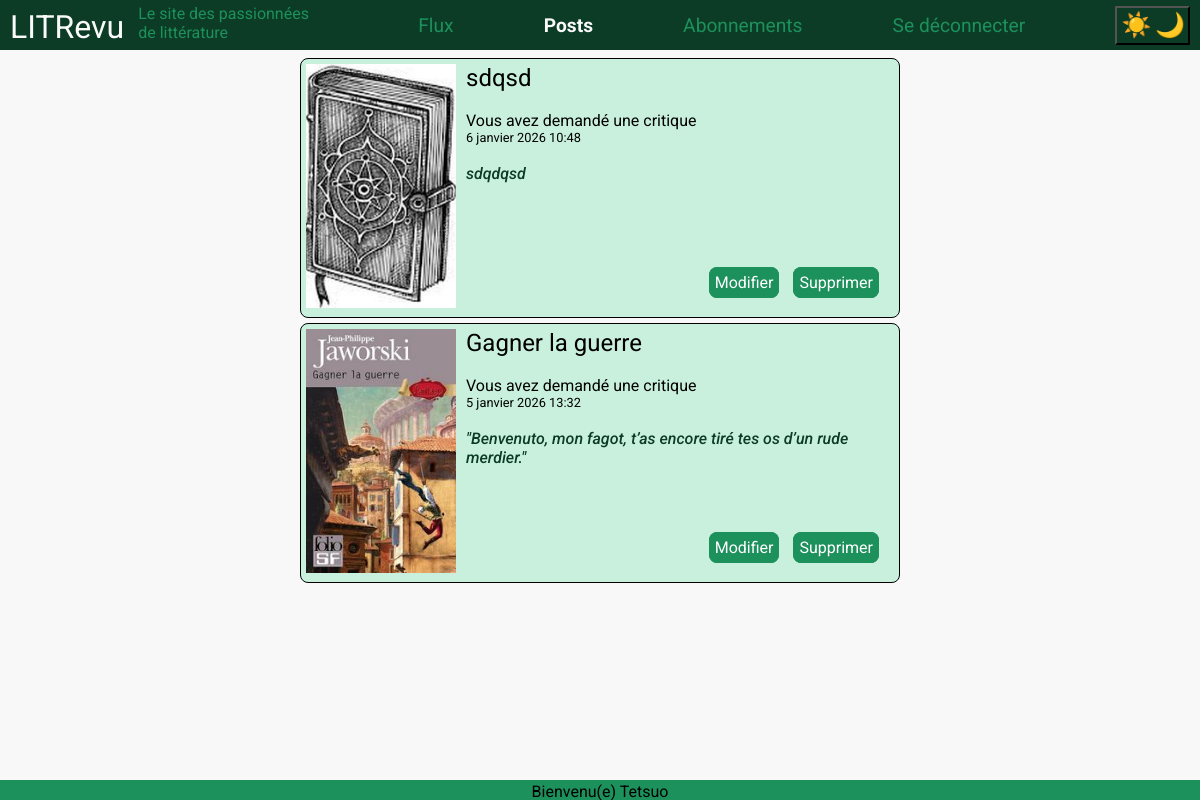
The app's page /posts/ (signed in), older data.
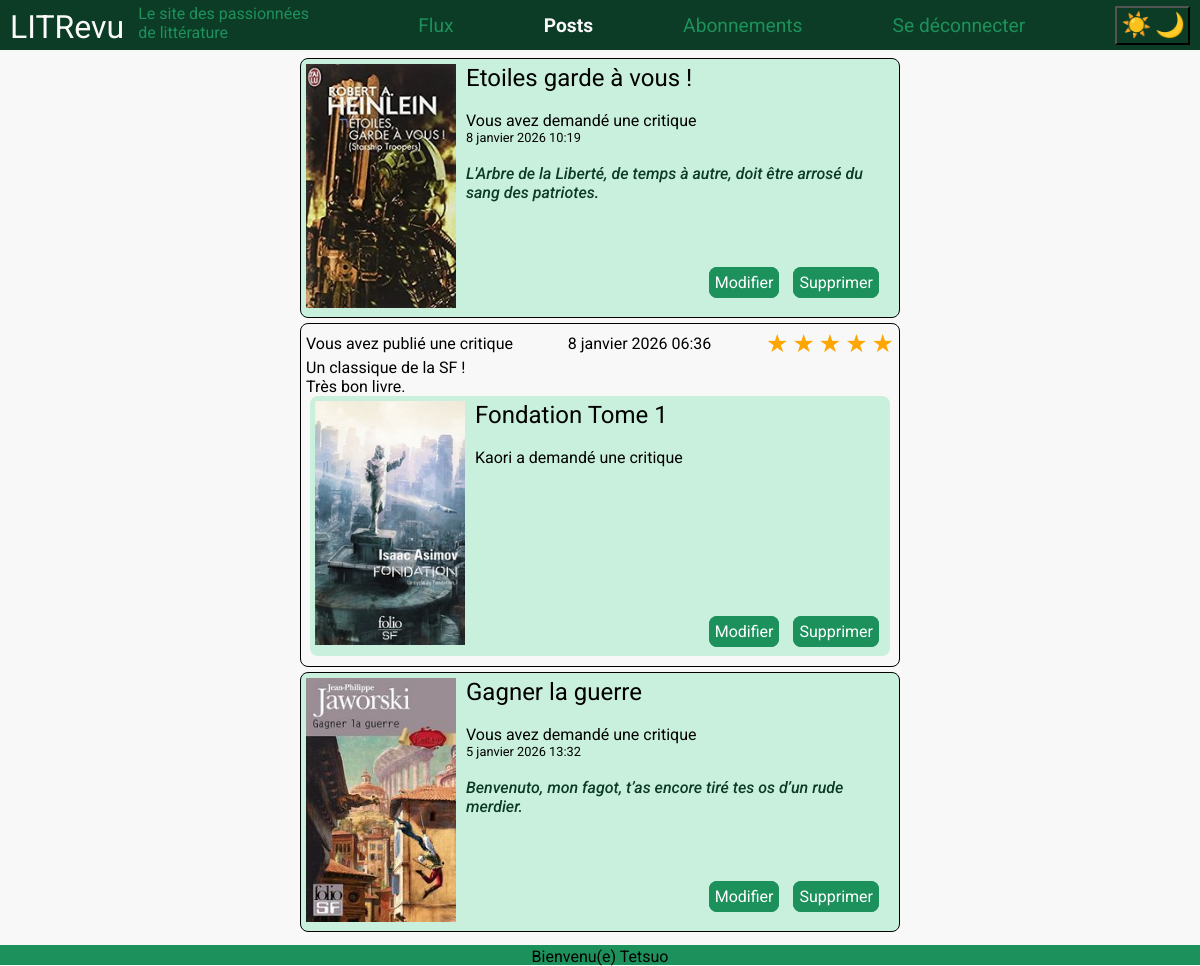
The same page, newer data.
### review/models.py (models this page shows)
class Ticket(models.Model):
    title = models.CharField(max_length=128)
    description = models.CharField(max_length=2048, blank=True)
    user = models.ForeignKey(settings.AUTH_USER_MODEL, on_delete=models.CASCADE)
    image = models.ImageField(null=True, blank=True)
    time_created = models.DateTimeField(auto_now_add=True)

class Review(models.Model):
    RATING_CHOICES = [
        (0, "★"),
        (1, "★"),
        (2, "★"),
        (3, "★"),
        (4, "★"),
        (5, "★")
    ]
    ticket = models.ForeignKey(Ticket, on_delete=models.CASCADE)
    rating = models.PositiveSmallIntegerField(
        validators=[MinValueValidator(0), MaxValueValidator(5)],
        choices=RATING_CHOICES
    )
    user = models.ForeignKey(settings.AUTH_USER_MODEL, on_delete=models.CASCADE)
    headline = models.CharField(max_length=128)
    body = models.CharField(max_length=8192, blank=True)
    time_created = models.DateTimeField(auto_now_add=True)

### authentication/models.py (models this page shows)
class User(AbstractUser):
    CREATOR = 'CREATOR'
    SUBSCRIBER = 'SUBSCRIBER'
    ROLE_CHOICES = (
        (CREATOR, 'Créateur'),
        (SUBSCRIBER, 'Abonné'),
    )
    profile_photo = models.ImageField(verbose_name='Photo de profil')
    role = models.CharField(max_length=30, choices=ROLE_CHOICES, verbose_name='Rôle')
    follows = models.ManyToManyField(
        'self',
        through='UserFollows',
        symmetrical=False,
        related_name='followers'
    )

### review/views.py (the view)
# urls.py: path("posts/", review.views.posts, name="posts"),
@login_required
def posts(request):
    tickets = Ticket.objects.filter(user=request.user)
    tickets = tickets.annotate(content_type=Value("TICKET", CharField()))
    tickets = tickets.annotate(view=Value("POSTS", CharField()))
    reviews = Review.objects.filter(user=request.user)
    reviews = reviews.annotate(view=Value("POSTS", CharField()))
    tickets_and_reviews = sorted(
        chain(tickets, reviews),
        key=lambda instance: instance.time_created,
        reverse=True,
    )
    return render(request, "review/posts.html", context={"posts": tickets_and_reviews})

### review/templatetags/review_extras.py (called while the page is built)
@register.simple_tag(takes_context=True)
def get_poster_display(context, user):
    if user == context['user']:
        return "Vous avez"
    return f"{user.username} a"

### review/templates/review/posts.html
{% extends 'base.html' %}
{% block content %}
{% for post in posts %}
    {% if post.content_type == 'TICKET' %}
            {% include 'review/partials/ticket_snippet.html' with ticket=post%}
    {% else %}
        {% include 'review/partials/review_snippet.html' with review=post%}
    {% endif %}
{% endfor %}
{% endblock content %}

### templates/base.html (shortened to what this page needs)
{% load static %}
<html data-theme="light">
    <head>
        <link rel="stylesheet" href="{% static 'css/app.css' %}">
    </head>
    <body>
        <header class="header" id="menu">
            <div>
                <p class="header__p header__p--medium">LITRevu</p>
                <p class="header__p header__p--small">Le site des passionnées de littérature</p>
            </div>
            {% if user.is_authenticated %}
                <a href="{% url 'flux' %}" class="header__a">Flux</a>
                <a href="{% url 'posts' %}" class="header__a">Posts</a>
                <a href="{% url 'abonnements' %}" class="header__a">Abonnements</a>
                <a href="{% url 'logout' %}" class="header__a">Se déconnecter</a>
            {% endif %}
            <button id="theme_toggle">
                <span class="icon_sun">☀️</span>
                <span class="icon_moon">🌙</span>
            </button>
        </header>
        <main>
            {% block content %}{% endblock content %}
        </main>
        <footer>
            {% if user.is_authenticated %}
                Bienvenu(e) {{ request.user }}
            {% endif %}
        </footer>
    </body>
</html>

### review/templates/review/partials/ticket_snippet.html (shortened to what this page needs)
{% load review_extras %}
{% if ticket.content_type == 'TICKET' %}
    <div class="ticket ticket--border">
{% else%}
    <div class="ticket ticket--background">
{% endif %}
    <div class="ticket_containeur">
        <div>
            {% if ticket.image %}
                <img src="{{ ticket.image.url }}">
            {% else %}
                <img src="{{ MEDIA_URL }}livre_defaut.jpg">
            {% endif %}
        </div>
        <div class="ticket_containeur__detail">
            <p class="ticket_containeur__div_title">{{ ticket.title }}</p>
            <br>
            <p>{% get_poster_display ticket.user %} demandé une critique</p>
            {% if ticket.content_type == 'TICKET' %}
                <p class="ticket_containeur__date">{{ ticket.time_created }}</p>
            {% endif %}
            {% if ticket.content_type == 'TICKET' %}
                <br>
                <p class="ticket_containeur__description">{{ ticket.description }}</p>
            {% endif %}
        </div>
    </div>
    <div class="ticket_action">
        {% if ticket.view == 'POSTS' %}
            <br>
            <a href="{% url 'ticket_update' ticket.id %}" class="linkbutton linkbutton--medium">Modifier</a>
            <a href="{% url 'ticket_delete' ticket.id %}" class="linkbutton linkbutton--medium">Supprimer</a>
        {% endif %}
    </div>
</div>

### review/templates/review/partials/review_snippet.html
{% load review_extras %}
<div class="review">
    <div class="review__container">
        <div>{% get_poster_display review.user %} publié une critique</div>
        <div>{{ review.time_created }}</div>
        <div class="review__star_container">
            <span class="{% if review.rating >= 1 %}filled{% endif %}">★</span>
            <span class="{% if review.rating >= 2 %}filled{% endif %}">★</span>
            <span class="{% if review.rating >= 3 %}filled{% endif %}">★</span>
            <span class="{% if review.rating >= 4 %}filled{% endif %}">★</span>
            <span class="{% if review.rating >= 5 %}filled{% endif %}">★</span>
        </div>
    </div>
    <p class=".review__star_container_headlin">{{ review.headline }}</p>
    <p class="review_c04">{{ review.body}}</p>
    {% include 'review/partials/ticket_snippet.html' with ticket=review.ticket %}
    <div class="ticket_action">
        {% if review.view == 'POSTS' %}
            <br>
            <a href="{% url 'review_update' review.id %}" class="linkbutton linkbutton--medium">Modifier</a>
            <a href="{% url 'review_delete' review.id %}" class="linkbutton linkbutton--medium">Supprimer</a>
        {% endif %}
    </div>
</div>

### static/css/app.css (style rules this page uses)
:root { --width_desktop: 837px; --green_dark: #0c3c26; --green_medium: #1d915c; --green_ligth: #C9F0DD; --gray_light: #f8f8f8; --pink: #6a0e0e; --light: #fafafa; --dark: #000000; }
#theme_toggle { background-color: var(--green_dark); padding-left: 4px; padding-right: 3px; padding-top: 3px; padding-bottom: 4px; }
.icon_sun { font-size: 1.5rem; background-color: var(--green_dark); }
.icon_moon { font-size: 1.5rem; background-color: var(--green_dark); }
* { box-sizing: border-box; margin: 0; padding: 0; }
body { display: flex; flex-direction: column; font-family: "Roboto", sans-serif; margin: 0px; min-height: 100dvh; }
.header { position: sticky; top: 0; background-color: var(--green_dark); height: 50px; display: flex; justify-content: space-between; align-items: center; padding-left: 10px; padding-right: 10px; z-index: 1000; }
.header__p { display: inline-block; margin-right: 10px; }
.header__p--medium { color: var(--light); font-size: 2rem; }
.header__p--small { color: var(--green_medium); font-size: 1rem; width: 180px; }
.header__a--no_activate { color: var(--green_medium); font-size: 1.2rem; text-decoration: none; }
.header__a--activate { color: var(--light); font-size: 1.2rem; text-decoration: none; font-weight: 700; }
main { flex: 1; padding: 0.5rem; background-color: var(--gray_light); }
footer { background-color: var(--green_medium); padding: 0.1rem; text-align: center; position: sticky; bottom: 0; height: 20px; }
.linkbutton { padding: 5px; border: 1px solid black; border-radius: 8px; text-decoration: none; cursor: pointer; margin: 5px; }
.linkbutton--medium { border-color: var(--green_medium); background-color: var(--green_medium); color: white; }
.ticket { padding: 5px; width: fit-content; height: 260px; margin: auto; margin-bottom: 5px; position: relative; }
.ticket--border { border: 1px solid black; border-radius: 8px; width: 600px; background-color: var(--green_ligth); }
.ticket--background { background-color: var(--green_ligth); border-radius: 8px; width: 580px; }
.ticket_containeur { display: flex; flex-direction: row; }
.ticket_containeur img { width: 150px; height: 244px; object-fit: cover; }
.ticket_containeur__detail { padding-left: 10px; padding-right: 10px; }
.ticket_containeur__div_title { font-size: 1.5rem; }
.ticket_action { font-size: 1rem; position: absolute; bottom: 0; right: 0; margin-bottom: 25px; margin-right: 15px; }
.ticket_containeur__description { font-size: 1rem; font-style: italic; color: var(--green_dark); font-weight: 500; }
.ticket_containeur__date { font-size: 0.8rem; }
.review { padding: 5px; width: fit-content; width: 600px; height: 260px; margin: auto; margin-bottom: 5px; position: relative; border: 1px solid black; border-radius: 8px; height: fit-content; }
.review__container { display: flex; justify-content: space-between; align-items: center; }
.review__star_container { display: inline-block; }
.review__star_container span { color: #ccc; font-size: 25px; }
.review__star_container .filled { color: orange; }

Row changes from the older to the newer data that the page shows:
removed Ticket: title "sdqsd", user "Vous avez", time_created "6 janvier 2026 10:48", description "sdqdqsd", shows "Modifier"
added Ticket: image (picture), title "Etoiles garde à vous !", user "Vous avez", time_created "8 janvier 2026 10:19", description "L'Arbre de la Liberté, de temps à autre, doit être arrosé du sang des patriotes.", shows "Modifier"
added Review: user "Vous avez", time_created "8 janvier 2026 06:36", headline "Un classique de la SF !", body "Très bon livre.", image (picture), shows "Modifier"
added Ticket: title "Fondation Tome 1", user.username "Kaori a"
changed Ticket "Gagner la guerre": description "\"Benvenuto, mon fagot, t’as encore tiré tes os d’un rude merdier.\"" → "Benvenuto, mon fagot, t’as encore tiré tes os d’un rude merdier."
